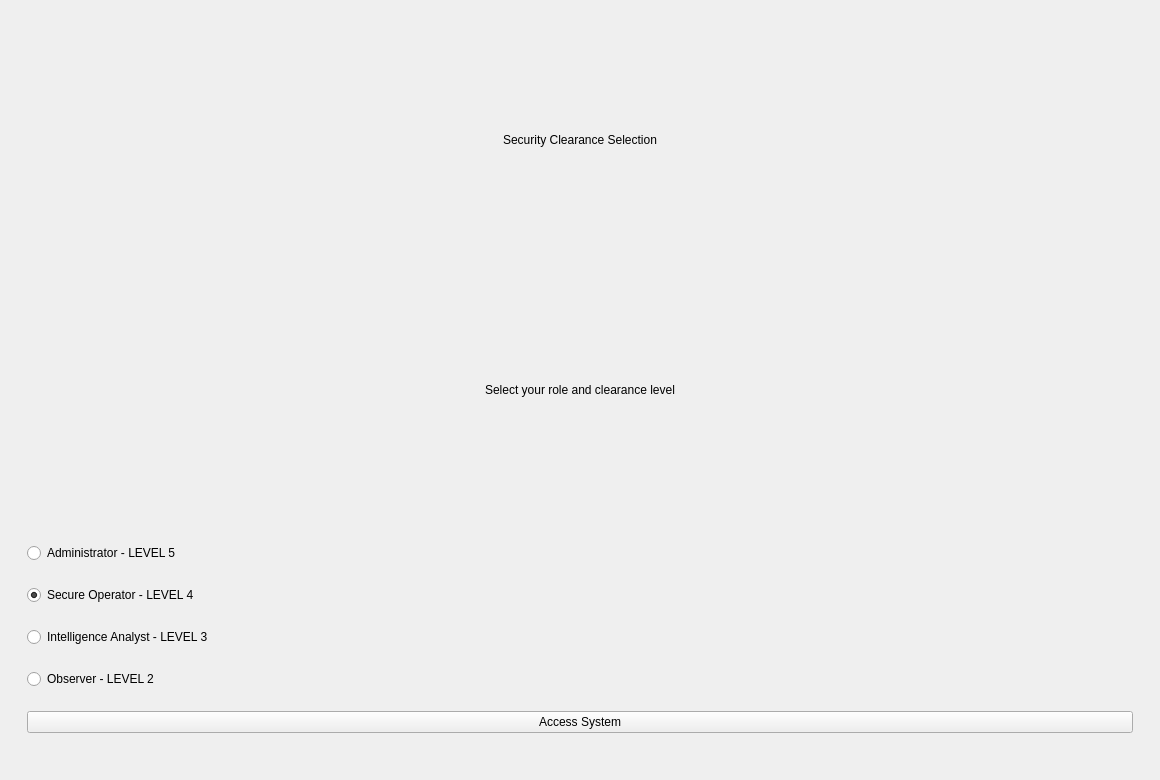
<?xml version="1.0" encoding="UTF-8"?>
<ui version="4.0">
 <class>SecurityClearanceWindow</class>
 <widget class="QMainWindow" name="SecurityClearanceWindow">
  <property name="geometry"><rect><x>0</x><y>0</y><width>1160</width><height>780</height></rect></property>
  <property name="windowTitle"><string>Security Clearance Selection</string></property>
  <widget class="QWidget" name="centralwidget">
   <layout class="QVBoxLayout" name="verticalLayout">
    <item>
     <widget class="QFrame" name="rootPanel">
      <layout class="QVBoxLayout" name="verticalLayout_2">
       <item><widget class="QLabel" name="titleLabel"><property name="text"><string>Security Clearance Selection</string></property><property name="alignment"><set>Qt::AlignCenter</set></property></widget></item>
       <item><widget class="QLabel" name="subTitleLabel"><property name="text"><string>Select your role and clearance level</string></property><property name="alignment"><set>Qt::AlignCenter</set></property></widget></item>
       <item>
        <widget class="QFrame" name="card">
         <layout class="QVBoxLayout" name="verticalLayout_3">
          <item><widget class="QRadioButton" name="administratorRadio"><property name="text"><string>Administrator - LEVEL 5</string></property></widget></item>
          <item><widget class="QRadioButton" name="operatorRadio"><property name="text"><string>Secure Operator - LEVEL 4</string></property><property name="checked"><bool>true</bool></property></widget></item>
          <item><widget class="QRadioButton" name="analystRadio"><property name="text"><string>Intelligence Analyst - LEVEL 3</string></property></widget></item>
          <item><widget class="QRadioButton" name="observerRadio"><property name="text"><string>Observer - LEVEL 2</string></property></widget></item>
          <item><widget class="QPushButton" name="accessButton"><property name="text"><string>Access System</string></property></widget></item>
         </layout>
        </widget>
       </item>
      </layout>
     </widget>
    </item>
   </layout>
  </widget>
 </widget>
 <resources/>
 <connections/>
</ui>
